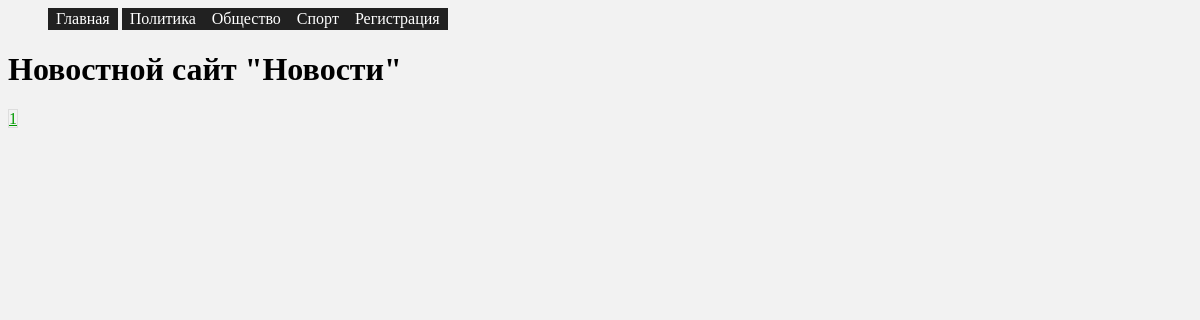
The app's page /?page=3, older data.
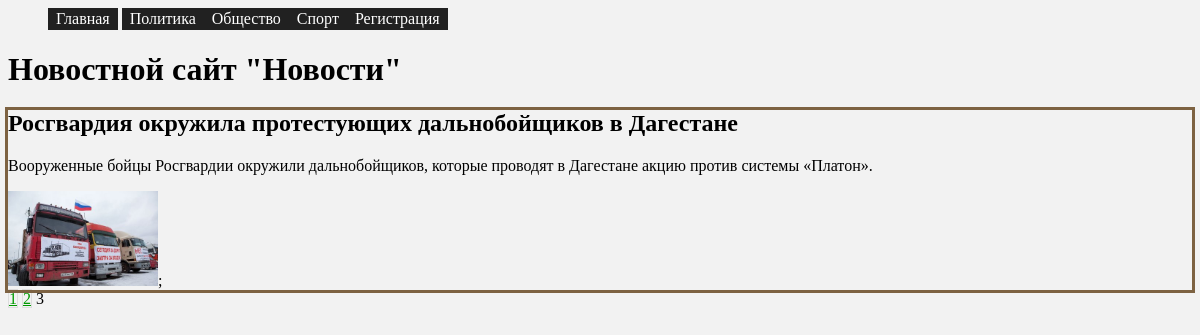
The same page, newer data.
### tables this page shows
CREATE TABLE `rubrics` (
  `RubricId` int(11) NOT NULL,
  `RubricName` text NOT NULL
);

CREATE TABLE `News` (
  `NewsId` int(11) NOT NULL,
  `NewsDate` date DEFAULT NULL,
  `NewsRubric` int(11) NOT NULL,
  `SeoH1` text,
  `SeoTitle` text,
  `SeoDescription` text,
  `PreviewPhoto` text,
  `NewsText` text,
  `NewsSource` text,
  `NewsAuthorId` int(11) DEFAULT NULL
);

### application/core/view.php (called while the page is built)
<?php
class View
{
	function generate($content_view, $template_view, $data = null, $data2 = null, $data3=null, $data4=null)
	{
		include 'application/views/'.$content_view;
	}
}

### application/controllers/controller_main.php (called while the page is built, shortened)
<?php
require_once ("/../models/model_menu.php");
require_once ("/../models/model_main.php");
class Controller_Main extends Controller
{
	function __construct()
	{
		$this->model = new MainPage();
		$this->view = new View();
		$this->menu = new Menu();
	}
	function action_index()
	{
		$data = $this->menu->getoRubrics();
		$this->view->generate('menu_view.php','template_view.php',$data);
		if ($_GET["page"] !== null){
			$page = $_GET["page"];
		}
		else {
			$page = 1;
		}
		$items = 5;
		$start = $page * $items - $items;
		$data3= $page;
		$count = $this->model->countModel();
		$totalpages = ceil($count/$items);
		$data4=$totalpages;
		$data = $this->model->getoNews($start,$items);
		$this->view->generate('main_view.php', 'template_view.php',$data, null,$data3,$data4);
	}
}

### application/core/route.php (called while the page is built, shortened)
<?php
class Route
{
	static function start()
	{
		$routes = explode('/', $_SERVER['REQUEST_URI']);
	try {
		$controller = new $controller_name;
			$controller->action_index($routes[2]);
	}
	catch (Exception $e){
		Route::ErrorPage404();
	}
	}
}

### application/bootstrap.php (called while the page is built, shortened)
<?php
require_once 'core/model.php';
require_once 'core/view.php';
require_once 'core/route.php';
Route::start();

### index.php (called while the page is built, shortened)
<?php
require_once 'application/bootstrap.php';

### application/models/model_menu.php (called while the page is built, shortened)
<?php
class Menu extends Model
{
	function getoRubrics()
	{
			$query = self::$oDbConnection->prepare("SELECT * FROM Rubrics");
			$query->execute();
			$res = $query->fetchAll(PDO::FETCH_CLASS, "Rubric");
			return $res;
	}
}

### application/models/model_rubric.php (called while the page is built, shortened)
<?php
require_once ("model_news.php");
class Rubric extends Model
{
	private $RubricId;
	private $RubricName;
	function getRubricId()
	{
		return $this->RubricId;
	}
	function getRubricName()
	{
		return $this->RubricName;
	}
}

### application/core/model.php (called while the page is built, shortened)
<?php
class Model
{
	public function __get($property)
	{
		$functionname = 'get'.$property;
			return $this->$functionname();
	}
}

### application/models/model_main.php (called while the page is built, shortened)
<?php
require_once('model_news.php');
require_once('model_menu.php');
class MainPage extends Model
{
	static $table = 'News';
	function getoNews($start = 0, $items = 1)
	{
			$query = self::$oDbConnection->prepare("SELECT * FROM News ORDER BY NewsId DESC LIMIT $start ,$items");
			$query->execute();
			$res = $query->fetchAll(PDO::FETCH_CLASS, "News");
			return $res;
	}
		static function countModel()
	{
		$Class = get_called_class();
		$table = $Class::$table;
		$query = self::$oDbConnection->prepare("SELECT count(*) AS Total FROM $table");
		$query->execute();
		$res = $query->fetch(PDO::FETCH_ASSOC);
		$total = $res['Total'];
		return $total;
	}
}

### application/classes/class.PaginationLinks.php (called while the page is built, shortened)
<?php
class PaginationLinks{
  public static function create(
      $page,
      $numberOfPages,
      $context    = 1,
      $linkFormat = '<a href="?page=%d">%d</a>',
      $pageFormat = '<span>%d</span>',
      $ellipsis   = '&hellip;'){
    $ranges = array(array(1, 1 + $context));
    self::mergeRanges($ranges, $page   - $context, $page + $context);
    self::mergeRanges($ranges, $numberOfPages - $context, $numberOfPages);
    $links = array();
    foreach ($ranges as $range){
      $links =
          array_merge(
              $links,
              self::createLinks($range, $page, $linkFormat, $pageFormat));
    }
    return implode(' ' , $links);
  }
  private static function mergeRanges(&$ranges, $start, $end){
    $endOfPreviousRange =& $ranges[count($ranges) - 1][1];
    if ($start <= $endOfPreviousRange + 1){
      $endOfPreviousRange = $end;
    }else{
      $ranges[] = array($start, $end);
    }
  }
  private static function createLinks($range, $page, $linkFormat, $pageFormat){
    $links = array();
    for ($index = $range[0]; $index <= $range[1]; $index ++){
      $links[] =
          sprintf(
              ($index == $page ? $pageFormat : $linkFormat),
              $index,
              $index);
    }
    return $links;
  }
}
?>

### application/models/model_news.php (called while the page is built, shortened)
<?php
require_once ("model_rubric.php");
class News extends Model
{
	private $NewsId;
	private $SeoH1;
	private $SeoDescription;
	private $PreviewPhoto;
	function getNewsId()
	{
   	 	return $this->NewsId;
	}
	function getSeoH1()
	{
    	return $this->SeoH1;
	}
	function getSeoDescription()
	{
		return $this->SeoDescription;
	}
	function getPreviewPhoto()
	{
		return $this->PreviewPhoto;
	}
}

### application/views/menu_view.php (the view, shortened to what the changed rows need)
<head>
<link rel="stylesheet" type="text/css" href="/css/style.css" />
</head>
<body>
<ul class='menu'>
<?php foreach ($data as $element){
			$rubriclink = '/rubric/'.$element->RubricId;
			echo "<li><a href=$rubriclink>$element->RubricName</a></li>";
		}
?>
</ul>
</body>

### application/views/main_view.php
<?php
require_once("/../classes/class.PaginationLinks.php");
?>
<head>
<link rel="stylesheet" type="text/css" href="/css/style.css" />
</head>
<body>
<h1>Новостной сайт "Новости"</h1>
<?php
foreach ($data as $news) {
	echo "<div class='NewsItem'>";
	$link = '/news/'.$news->NewsId;
	echo "<h2><a href=$link>$news->SeoH1</a></h2>";
	echo "<p>$news->SeoDescription</p>";
	$imagelink="/images/".$news->PreviewPhoto;
	?>
	<img src="<?php echo $imagelink?>" alt="<?php echo $news->SeoH1?>"'>;
	<?php
	echo "</div>";
}
?>
<div class='pagination'>
<?php
echo PaginationLinks::create($data3,$data4);
?>
</div>
</body>

Row changes from the older to the newer data that the page shows:
now on this page (row edited): news: SeoH1 "Росгвардия окружила протестующих дальнобойщиков в Дагестане", SeoDescription "Вооруженные бойцы Росгвардии окружили дальнобойщиков, которые проводят в Дагестане акцию против системы «Платон».", PreviewPhoto (picture)
Text that changed along with them:
PaginationLinks::create($data3,$data4): "1" → "1 2 3"
